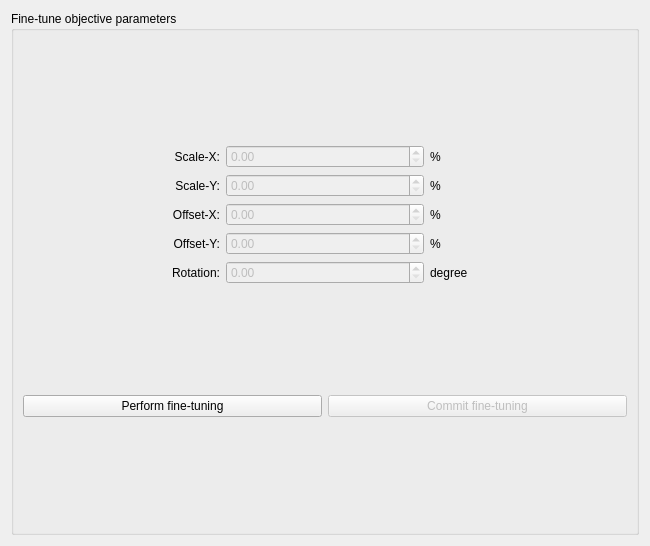
<?xml version="1.0" encoding="UTF-8"?>
<ui version="4.0">
 <class>calibration_finetune</class>
 <widget class="QWidget" name="calibration_finetune">
  <property name="geometry">
   <rect>
    <x>0</x>
    <y>0</y>
    <width>650</width>
    <height>546</height>
   </rect>
  </property>
  <property name="windowTitle">
   <string>Form</string>
  </property>
  <layout class="QHBoxLayout" name="horizontalLayout_3">
   <item>
    <layout class="QVBoxLayout" name="main_layout">
     <item>
      <widget class="QGroupBox" name="groupBox">
       <property name="title">
        <string>Fine-tune objective parameters</string>
       </property>
       <layout class="QHBoxLayout" name="horizontalLayout_2">
        <item>
         <layout class="QVBoxLayout" name="vertical_layout">
          <item>
           <layout class="QGridLayout" name="gridLayout">
            <item row="1" column="1">
             <widget class="QDoubleSpinBox" name="spin_scaley">
              <property name="enabled">
               <bool>false</bool>
              </property>
             </widget>
            </item>
            <item row="4" column="0">
             <widget class="QLabel" name="label_5">
              <property name="text">
               <string>Rotation:</string>
              </property>
              <property name="alignment">
               <set>Qt::AlignmentFlag::AlignRight|Qt::AlignmentFlag::AlignTrailing|Qt::AlignmentFlag::AlignVCenter</set>
              </property>
             </widget>
            </item>
            <item row="1" column="0">
             <widget class="QLabel" name="label_2">
              <property name="text">
               <string>Scale-Y:</string>
              </property>
              <property name="alignment">
               <set>Qt::AlignmentFlag::AlignRight|Qt::AlignmentFlag::AlignTrailing|Qt::AlignmentFlag::AlignVCenter</set>
              </property>
             </widget>
            </item>
            <item row="0" column="0">
             <widget class="QLabel" name="label">
              <property name="text">
               <string>Scale-X:</string>
              </property>
              <property name="alignment">
               <set>Qt::AlignmentFlag::AlignRight|Qt::AlignmentFlag::AlignTrailing|Qt::AlignmentFlag::AlignVCenter</set>
              </property>
             </widget>
            </item>
            <item row="3" column="0">
             <widget class="QLabel" name="label_4">
              <property name="text">
               <string>Offset-Y:</string>
              </property>
              <property name="alignment">
               <set>Qt::AlignmentFlag::AlignRight|Qt::AlignmentFlag::AlignTrailing|Qt::AlignmentFlag::AlignVCenter</set>
              </property>
             </widget>
            </item>
            <item row="2" column="1">
             <widget class="QDoubleSpinBox" name="spin_offsetx">
              <property name="enabled">
               <bool>false</bool>
              </property>
             </widget>
            </item>
            <item row="3" column="1">
             <widget class="QDoubleSpinBox" name="spin_offsety">
              <property name="enabled">
               <bool>false</bool>
              </property>
             </widget>
            </item>
            <item row="2" column="0">
             <widget class="QLabel" name="label_3">
              <property name="text">
               <string>Offset-X:</string>
              </property>
              <property name="alignment">
               <set>Qt::AlignmentFlag::AlignRight|Qt::AlignmentFlag::AlignTrailing|Qt::AlignmentFlag::AlignVCenter</set>
              </property>
             </widget>
            </item>
            <item row="4" column="1">
             <widget class="QDoubleSpinBox" name="spin_rotdeg">
              <property name="enabled">
               <bool>false</bool>
              </property>
             </widget>
            </item>
            <item row="0" column="1">
             <widget class="QDoubleSpinBox" name="spin_scalex">
              <property name="enabled">
               <bool>false</bool>
              </property>
             </widget>
            </item>
            <item row="0" column="2">
             <widget class="QLabel" name="label_6">
              <property name="text">
               <string>%</string>
              </property>
             </widget>
            </item>
            <item row="1" column="2">
             <widget class="QLabel" name="label_7">
              <property name="text">
               <string>%</string>
              </property>
             </widget>
            </item>
            <item row="2" column="2">
             <widget class="QLabel" name="label_8">
              <property name="text">
               <string>%</string>
              </property>
             </widget>
            </item>
            <item row="3" column="2">
             <widget class="QLabel" name="label_9">
              <property name="text">
               <string>%</string>
              </property>
             </widget>
            </item>
            <item row="4" column="2">
             <widget class="QLabel" name="label_10">
              <property name="text">
               <string>degree</string>
              </property>
             </widget>
            </item>
           </layout>
          </item>
          <item>
           <layout class="QHBoxLayout" name="horizontalLayout">
            <item>
             <widget class="QPushButton" name="btn_perform_finetune">
              <property name="text">
               <string>Perform fine-tuning</string>
              </property>
             </widget>
            </item>
            <item>
             <widget class="QPushButton" name="btn_commit_finetune">
              <property name="enabled">
               <bool>false</bool>
              </property>
              <property name="text">
               <string>Commit fine-tuning</string>
              </property>
             </widget>
            </item>
           </layout>
          </item>
         </layout>
        </item>
       </layout>
      </widget>
     </item>
    </layout>
   </item>
  </layout>
 </widget>
 <resources/>
 <connections/>
</ui>
